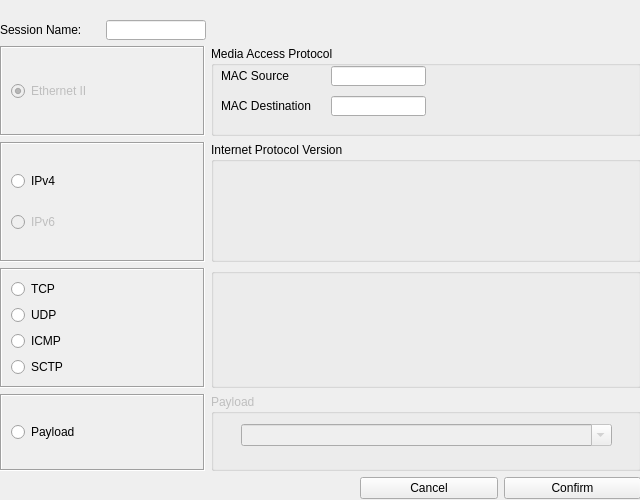
<?xml version="1.0" encoding="UTF-8"?>
<ui version="4.0">
 <class>newsessionwindow</class>
 <widget class="QWidget" name="newsessionwindow">
  <property name="geometry">
   <rect>
    <x>0</x>
    <y>0</y>
    <width>640</width>
    <height>500</height>
   </rect>
  </property>
  <property name="sizePolicy">
   <sizepolicy hsizetype="MinimumExpanding" vsizetype="MinimumExpanding">
    <horstretch>0</horstretch>
    <verstretch>0</verstretch>
   </sizepolicy>
  </property>
  <property name="minimumSize">
   <size>
    <width>640</width>
    <height>500</height>
   </size>
  </property>
  <property name="windowTitle">
   <string>Session Editor</string>
  </property>
  <widget class="QWidget" name="verticalLayoutWidget">
   <property name="geometry">
    <rect>
     <x>0</x>
     <y>0</y>
     <width>641</width>
     <height>499</height>
    </rect>
   </property>
   <layout class="QVBoxLayout" name="verticalLayout">
    <item>
     <spacer name="verticalSpacer">
      <property name="orientation">
       <enum>Qt::Vertical</enum>
      </property>
      <property name="sizeType">
       <enum>QSizePolicy::Fixed</enum>
      </property>
      <property name="sizeHint" stdset="0">
       <size>
        <width>20</width>
        <height>20</height>
       </size>
      </property>
     </spacer>
    </item>
    <item>
     <layout class="QHBoxLayout" name="nameLayout" stretch="1,1,0">
      <property name="sizeConstraint">
       <enum>QLayout::SetMinimumSize</enum>
      </property>
      <item>
       <widget class="QLabel" name="label">
        <property name="maximumSize">
         <size>
          <width>200</width>
          <height>20</height>
         </size>
        </property>
        <property name="text">
         <string>Session Name:</string>
        </property>
       </widget>
      </item>
      <item>
       <widget class="QLineEdit" name="nameInput">
        <property name="maximumSize">
         <size>
          <width>200</width>
          <height>20</height>
         </size>
        </property>
       </widget>
      </item>
      <item>
       <spacer name="horizontalSpacer">
        <property name="orientation">
         <enum>Qt::Horizontal</enum>
        </property>
        <property name="sizeType">
         <enum>QSizePolicy::Fixed</enum>
        </property>
        <property name="sizeHint" stdset="0">
         <size>
          <width>435</width>
          <height>0</height>
         </size>
        </property>
       </spacer>
      </item>
     </layout>
    </item>
    <item>
     <layout class="QHBoxLayout" name="horizontalLayout_5">
      <item>
       <widget class="QFrame" name="verticalFrame_2">
        <property name="minimumSize">
         <size>
          <width>200</width>
          <height>0</height>
         </size>
        </property>
        <property name="frameShape">
         <enum>QFrame::Box</enum>
        </property>
        <property name="frameShadow">
         <enum>QFrame::Sunken</enum>
        </property>
        <layout class="QVBoxLayout" name="verticalLayout_2">
         <item>
          <widget class="QRadioButton" name="radioButton">
           <property name="enabled">
            <bool>false</bool>
           </property>
           <property name="maximumSize">
            <size>
             <width>200</width>
             <height>20</height>
            </size>
           </property>
           <property name="text">
            <string>Ethernet II</string>
           </property>
           <property name="checked">
            <bool>true</bool>
           </property>
          </widget>
         </item>
        </layout>
       </widget>
      </item>
      <item>
       <widget class="QGroupBox" name="groupBox">
        <property name="minimumSize">
         <size>
          <width>430</width>
          <height>90</height>
         </size>
        </property>
        <property name="autoFillBackground">
         <bool>true</bool>
        </property>
        <property name="title">
         <string>Media Access Protocol</string>
        </property>
        <widget class="QLabel" name="label_2">
         <property name="geometry">
          <rect>
           <x>10</x>
           <y>20</y>
           <width>95</width>
           <height>20</height>
          </rect>
         </property>
         <property name="maximumSize">
          <size>
           <width>200</width>
           <height>20</height>
          </size>
         </property>
         <property name="text">
          <string>MAC Source</string>
         </property>
        </widget>
        <widget class="QLineEdit" name="MACsrc">
         <property name="geometry">
          <rect>
           <x>120</x>
           <y>20</y>
           <width>95</width>
           <height>20</height>
          </rect>
         </property>
         <property name="maximumSize">
          <size>
           <width>200</width>
           <height>20</height>
          </size>
         </property>
        </widget>
        <widget class="QLabel" name="label_3">
         <property name="geometry">
          <rect>
           <x>10</x>
           <y>50</y>
           <width>95</width>
           <height>20</height>
          </rect>
         </property>
         <property name="maximumSize">
          <size>
           <width>200</width>
           <height>20</height>
          </size>
         </property>
         <property name="text">
          <string>MAC Destination </string>
         </property>
        </widget>
        <widget class="QLineEdit" name="MACdst">
         <property name="geometry">
          <rect>
           <x>120</x>
           <y>50</y>
           <width>95</width>
           <height>20</height>
          </rect>
         </property>
         <property name="maximumSize">
          <size>
           <width>200</width>
           <height>20</height>
          </size>
         </property>
        </widget>
       </widget>
      </item>
     </layout>
    </item>
    <item>
     <layout class="QHBoxLayout" name="horizontalLayout_4">
      <item>
       <widget class="QFrame" name="IPselect">
        <property name="minimumSize">
         <size>
          <width>200</width>
          <height>0</height>
         </size>
        </property>
        <property name="frameShape">
         <enum>QFrame::Box</enum>
        </property>
        <property name="frameShadow">
         <enum>QFrame::Sunken</enum>
        </property>
        <layout class="QVBoxLayout" name="verticalLayout_3" stretch="0,0">
         <property name="spacing">
          <number>3</number>
         </property>
         <property name="sizeConstraint">
          <enum>QLayout::SetMinimumSize</enum>
         </property>
         <item>
          <widget class="QRadioButton" name="radioButton_2">
           <property name="maximumSize">
            <size>
             <width>200</width>
             <height>20</height>
            </size>
           </property>
           <property name="text">
            <string>IPv4</string>
           </property>
          </widget>
         </item>
         <item>
          <widget class="QRadioButton" name="radioButton_3">
           <property name="enabled">
            <bool>false</bool>
           </property>
           <property name="maximumSize">
            <size>
             <width>200</width>
             <height>20</height>
            </size>
           </property>
           <property name="text">
            <string>IPv6</string>
           </property>
          </widget>
         </item>
        </layout>
       </widget>
      </item>
      <item>
       <widget class="QGroupBox" name="ipbox">
        <property name="sizePolicy">
         <sizepolicy hsizetype="Preferred" vsizetype="Preferred">
          <horstretch>0</horstretch>
          <verstretch>0</verstretch>
         </sizepolicy>
        </property>
        <property name="minimumSize">
         <size>
          <width>430</width>
          <height>120</height>
         </size>
        </property>
        <property name="maximumSize">
         <size>
          <width>430</width>
          <height>120</height>
         </size>
        </property>
        <property name="autoFillBackground">
         <bool>true</bool>
        </property>
        <property name="title">
         <string>Internet Protocol Version</string>
        </property>
       </widget>
      </item>
     </layout>
    </item>
    <item>
     <layout class="QHBoxLayout" name="horizontalLayout_3">
      <item>
       <widget class="QFrame" name="protocolSelection">
        <property name="minimumSize">
         <size>
          <width>200</width>
          <height>0</height>
         </size>
        </property>
        <property name="frameShape">
         <enum>QFrame::Box</enum>
        </property>
        <property name="frameShadow">
         <enum>QFrame::Sunken</enum>
        </property>
        <layout class="QVBoxLayout" name="verticalLayout_4">
         <item>
          <widget class="QRadioButton" name="radioButton_4">
           <property name="maximumSize">
            <size>
             <width>200</width>
             <height>20</height>
            </size>
           </property>
           <property name="text">
            <string>TCP</string>
           </property>
          </widget>
         </item>
         <item>
          <widget class="QRadioButton" name="radioButton_7">
           <property name="maximumSize">
            <size>
             <width>200</width>
             <height>20</height>
            </size>
           </property>
           <property name="text">
            <string>UDP</string>
           </property>
          </widget>
         </item>
         <item>
          <widget class="QRadioButton" name="radioButton_6">
           <property name="maximumSize">
            <size>
             <width>200</width>
             <height>20</height>
            </size>
           </property>
           <property name="text">
            <string>ICMP</string>
           </property>
          </widget>
         </item>
         <item>
          <widget class="QRadioButton" name="radioButton_5">
           <property name="maximumSize">
            <size>
             <width>200</width>
             <height>20</height>
            </size>
           </property>
           <property name="text">
            <string>SCTP</string>
           </property>
          </widget>
         </item>
        </layout>
       </widget>
      </item>
      <item>
       <widget class="QGroupBox" name="protocolBox">
        <property name="enabled">
         <bool>true</bool>
        </property>
        <property name="minimumSize">
         <size>
          <width>430</width>
          <height>90</height>
         </size>
        </property>
        <property name="autoFillBackground">
         <bool>true</bool>
        </property>
        <property name="title">
         <string/>
        </property>
       </widget>
      </item>
     </layout>
    </item>
    <item>
     <layout class="QHBoxLayout" name="horizontalLayout_2">
      <item>
       <widget class="QFrame" name="verticalFrame_2">
        <property name="minimumSize">
         <size>
          <width>200</width>
          <height>0</height>
         </size>
        </property>
        <property name="maximumSize">
         <size>
          <width>205</width>
          <height>16777215</height>
         </size>
        </property>
        <property name="frameShape">
         <enum>QFrame::Box</enum>
        </property>
        <property name="frameShadow">
         <enum>QFrame::Sunken</enum>
        </property>
        <layout class="QVBoxLayout" name="verticalLayout_5">
         <item>
          <widget class="QRadioButton" name="radioButton_8">
           <property name="minimumSize">
            <size>
             <width>200</width>
             <height>20</height>
            </size>
           </property>
           <property name="maximumSize">
            <size>
             <width>200</width>
             <height>20</height>
            </size>
           </property>
           <property name="text">
            <string>Payload</string>
           </property>
          </widget>
         </item>
        </layout>
       </widget>
      </item>
      <item>
       <widget class="QGroupBox" name="payloadinput">
        <property name="enabled">
         <bool>false</bool>
        </property>
        <property name="autoFillBackground">
         <bool>true</bool>
        </property>
        <property name="title">
         <string>Payload</string>
        </property>
        <widget class="QComboBox" name="payloadinputBox">
         <property name="geometry">
          <rect>
           <x>30</x>
           <y>30</y>
           <width>371</width>
           <height>22</height>
          </rect>
         </property>
         <property name="editable">
          <bool>true</bool>
         </property>
         <item>
          <property name="text">
           <string/>
          </property>
         </item>
         <item>
          <property name="text">
           <string>Test1</string>
          </property>
         </item>
         <item>
          <property name="text">
           <string>Test2</string>
          </property>
         </item>
        </widget>
       </widget>
      </item>
     </layout>
    </item>
    <item>
     <layout class="QHBoxLayout" name="horizontalLayout">
      <property name="sizeConstraint">
       <enum>QLayout::SetMaximumSize</enum>
      </property>
      <item>
       <spacer name="horizontalSpacer_2">
        <property name="orientation">
         <enum>Qt::Horizontal</enum>
        </property>
        <property name="sizeType">
         <enum>QSizePolicy::Fixed</enum>
        </property>
        <property name="sizeHint" stdset="0">
         <size>
          <width>360</width>
          <height>20</height>
         </size>
        </property>
       </spacer>
      </item>
      <item>
       <widget class="QPushButton" name="pushButton">
        <property name="text">
         <string>Cancel</string>
        </property>
       </widget>
      </item>
      <item>
       <widget class="QPushButton" name="pushButton_2">
        <property name="text">
         <string>Confirm</string>
        </property>
       </widget>
      </item>
     </layout>
    </item>
   </layout>
  </widget>
 </widget>
 <resources/>
 <connections/>
</ui>
